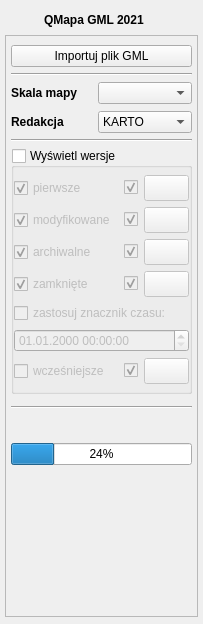
<?xml version="1.0" encoding="UTF-8"?>
<ui version="4.0">
 <class>WizualizacjaGMLDockWidgetBase</class>
 <widget class="QDockWidget" name="WizualizacjaGMLDockWidgetBase">
  <property name="geometry">
   <rect>
    <x>0</x>
    <y>0</y>
    <width>203</width>
    <height>624</height>
   </rect>
  </property>
  <property name="windowTitle">
   <string>Wizualizacja mapy zasadniczej</string>
  </property>
  <widget class="QWidget" name="dockWidgetContents">
   <layout class="QGridLayout" name="gridLayout_8">
    <property name="leftMargin">
     <number>5</number>
    </property>
    <property name="topMargin">
     <number>10</number>
    </property>
    <property name="rightMargin">
     <number>5</number>
    </property>
    <property name="bottomMargin">
     <number>7</number>
    </property>
    <property name="spacing">
     <number>5</number>
    </property>
    <item row="3" column="1">
     <widget class="QWidget" name="widget" native="true">
      <layout class="QGridLayout" name="gridLayout" rowstretch="0" columnstretch="0">
       <property name="leftMargin">
        <number>0</number>
       </property>
       <property name="topMargin">
        <number>0</number>
       </property>
       <property name="rightMargin">
        <number>0</number>
       </property>
       <property name="bottomMargin">
        <number>0</number>
       </property>
       <property name="spacing">
        <number>0</number>
       </property>
       <item row="0" column="0">
        <widget class="QScrollArea" name="scrollArea">
         <property name="sizePolicy">
          <sizepolicy hsizetype="Expanding" vsizetype="Expanding">
           <horstretch>0</horstretch>
           <verstretch>0</verstretch>
          </sizepolicy>
         </property>
         <property name="frameShadow">
          <enum>QFrame::Plain</enum>
         </property>
         <property name="widgetResizable">
          <bool>true</bool>
         </property>
         <widget class="QWidget" name="scrollAreaWidgetContents">
          <property name="geometry">
           <rect>
            <x>0</x>
            <y>0</y>
            <width>191</width>
            <height>551</height>
           </rect>
          </property>
          <layout class="QGridLayout" name="gridLayout_5">
           <property name="sizeConstraint">
            <enum>QLayout::SetDefaultConstraint</enum>
           </property>
           <property name="leftMargin">
            <number>5</number>
           </property>
           <property name="rightMargin">
            <number>5</number>
           </property>
           <item row="0" column="0">
            <widget class="QPushButton" name="pbImport">
             <property name="text">
              <string>Importuj plik GML</string>
             </property>
            </widget>
           </item>
           <item row="13" column="0">
            <spacer name="verticalSpacer">
             <property name="orientation">
              <enum>Qt::Vertical</enum>
             </property>
             <property name="sizeHint" stdset="0">
              <size>
               <width>20</width>
               <height>40</height>
              </size>
             </property>
            </spacer>
           </item>
           <item row="4" column="0">
            <widget class="QgsCollapsibleGroupBox" name="gbShowWers">
             <property name="minimumSize">
              <size>
               <width>0</width>
               <height>0</height>
              </size>
             </property>
             <property name="title">
              <string>Wyświetl wersje</string>
             </property>
             <property name="checkable">
              <bool>true</bool>
             </property>
             <property name="checked">
              <bool>false</bool>
             </property>
             <property name="collapsed">
              <bool>true</bool>
             </property>
             <property name="saveCollapsedState">
              <bool>false</bool>
             </property>
             <layout class="QGridLayout" name="gridLayout_11">
              <property name="leftMargin">
               <number>0</number>
              </property>
              <property name="topMargin">
               <number>7</number>
              </property>
              <property name="rightMargin">
               <number>0</number>
              </property>
              <property name="bottomMargin">
               <number>7</number>
              </property>
              <property name="horizontalSpacing">
               <number>4</number>
              </property>
              <item row="8" column="3">
               <widget class="QgsColorButton" name="colZamkniete">
                <property name="enabled">
                 <bool>false</bool>
                </property>
                <property name="sizePolicy">
                 <sizepolicy hsizetype="Maximum" vsizetype="Fixed">
                  <horstretch>0</horstretch>
                  <verstretch>0</verstretch>
                 </sizepolicy>
                </property>
                <property name="minimumSize">
                 <size>
                  <width>45</width>
                  <height>26</height>
                 </size>
                </property>
                <property name="maximumSize">
                 <size>
                  <width>45</width>
                  <height>26</height>
                 </size>
                </property>
                <property name="iconSize">
                 <size>
                  <width>20</width>
                  <height>20</height>
                 </size>
                </property>
                <property name="color">
                 <color>
                  <red>255</red>
                  <green>0</green>
                  <blue>0</blue>
                 </color>
                </property>
                <property name="allowOpacity">
                 <bool>true</bool>
                </property>
                <property name="showMenu">
                 <bool>true</bool>
                </property>
                <property name="defaultColor">
                 <color>
                  <red>255</red>
                  <green>0</green>
                  <blue>0</blue>
                 </color>
                </property>
                <property name="showNoColor">
                 <bool>true</bool>
                </property>
               </widget>
              </item>
              <item row="7" column="3">
               <widget class="QgsColorButton" name="colArchiwalne">
                <property name="enabled">
                 <bool>false</bool>
                </property>
                <property name="sizePolicy">
                 <sizepolicy hsizetype="Maximum" vsizetype="Fixed">
                  <horstretch>0</horstretch>
                  <verstretch>0</verstretch>
                 </sizepolicy>
                </property>
                <property name="minimumSize">
                 <size>
                  <width>45</width>
                  <height>26</height>
                 </size>
                </property>
                <property name="maximumSize">
                 <size>
                  <width>45</width>
                  <height>26</height>
                 </size>
                </property>
                <property name="iconSize">
                 <size>
                  <width>20</width>
                  <height>20</height>
                 </size>
                </property>
                <property name="color">
                 <color>
                  <red>0</red>
                  <green>235</green>
                  <blue>235</blue>
                 </color>
                </property>
                <property name="allowOpacity">
                 <bool>true</bool>
                </property>
                <property name="showMenu">
                 <bool>true</bool>
                </property>
                <property name="defaultColor">
                 <color>
                  <red>0</red>
                  <green>235</green>
                  <blue>235</blue>
                 </color>
                </property>
                <property name="showNoColor">
                 <bool>true</bool>
                </property>
               </widget>
              </item>
              <item row="7" column="0">
               <widget class="QCheckBox" name="chbShowArchiwalne">
                <property name="minimumSize">
                 <size>
                  <width>85</width>
                  <height>0</height>
                 </size>
                </property>
                <property name="maximumSize">
                 <size>
                  <width>85</width>
                  <height>16777215</height>
                 </size>
                </property>
                <property name="toolTip">
                 <string>&lt;html&gt;&lt;head/&gt;&lt;body&gt;&lt;p&gt;Wersje, które zostały zarchiwizowane ale nie zamknięte.&lt;/p&gt;&lt;p&gt;Warunek: istnieje koniecWersjaObiekt, brak koniecObiekt.&lt;/p&gt;&lt;p&gt;Gdy znacznik czasu: Z powyższych filtruje zarchiwizowane po tym znaczniku (koniecWersjaObiekt &amp;gt; znacznik czasu).&lt;/p&gt;&lt;/body&gt;&lt;/html&gt;</string>
                </property>
                <property name="text">
                 <string>archiwalne</string>
                </property>
                <property name="checked">
                 <bool>true</bool>
                </property>
               </widget>
              </item>
              <item row="9" column="0" colspan="4">
               <widget class="QCheckBox" name="chbZnacznik">
                <property name="text">
                 <string>zastosuj znacznik czasu:</string>
                </property>
               </widget>
              </item>
              <item row="11" column="0">
               <widget class="QCheckBox" name="chbShowWczesniejsze">
                <property name="enabled">
                 <bool>false</bool>
                </property>
                <property name="sizePolicy">
                 <sizepolicy hsizetype="Minimum" vsizetype="Fixed">
                  <horstretch>0</horstretch>
                  <verstretch>0</verstretch>
                 </sizepolicy>
                </property>
                <property name="minimumSize">
                 <size>
                  <width>85</width>
                  <height>0</height>
                 </size>
                </property>
                <property name="maximumSize">
                 <size>
                  <width>100</width>
                  <height>16777215</height>
                 </size>
                </property>
                <property name="toolTip">
                 <string>&lt;html&gt;&lt;head/&gt;&lt;body&gt;&lt;p&gt;Wszystkie wersje, które nie spełniły warunków znacznika czasu z poprzednich opcji.&lt;/p&gt;&lt;/body&gt;&lt;/html&gt;</string>
                </property>
                <property name="text">
                 <string>wcześniejsze</string>
                </property>
                <property name="checked">
                 <bool>false</bool>
                </property>
               </widget>
              </item>
              <item row="8" column="2">
               <widget class="QCheckBox" name="chbColorZamkniete">
                <property name="enabled">
                 <bool>false</bool>
                </property>
                <property name="minimumSize">
                 <size>
                  <width>16</width>
                  <height>0</height>
                 </size>
                </property>
                <property name="maximumSize">
                 <size>
                  <width>16</width>
                  <height>16777215</height>
                 </size>
                </property>
                <property name="text">
                 <string/>
                </property>
                <property name="checked">
                 <bool>true</bool>
                </property>
               </widget>
              </item>
              <item row="10" column="0" colspan="4">
               <widget class="QgsDateTimeEdit" name="dteZnacznik">
                <property name="enabled">
                 <bool>false</bool>
                </property>
                <property name="displayFormat">
                 <string>dd.MM.yyyy HH:mm:ss</string>
                </property>
               </widget>
              </item>
              <item row="4" column="0">
               <widget class="QCheckBox" name="chbShowPierwsze">
                <property name="minimumSize">
                 <size>
                  <width>85</width>
                  <height>0</height>
                 </size>
                </property>
                <property name="maximumSize">
                 <size>
                  <width>85</width>
                  <height>16777215</height>
                 </size>
                </property>
                <property name="toolTip">
                 <string>&lt;html&gt;&lt;head/&gt;&lt;body&gt;&lt;p&gt;Pierwsze utworzone wersje obiektu, które nie były nigdy zmieniane i są nadal aktualne.&lt;/p&gt;&lt;p&gt;Warunek: startWersjaObiekt = startObiekt, brak koniecWersjaObiekt i koniecObiekt.&lt;/p&gt;&lt;p&gt;Gdy znacznik czasu: Z powyższych filtruje utworzone po tym znaczniku (startObiekt &amp;gt; znacznik czasu).&lt;/p&gt;&lt;/body&gt;&lt;/html&gt;</string>
                </property>
                <property name="accessibleDescription">
                 <string>jkjkjkgggggggk</string>
                </property>
                <property name="text">
                 <string>pierwsze</string>
                </property>
                <property name="checked">
                 <bool>true</bool>
                </property>
               </widget>
              </item>
              <item row="4" column="2">
               <widget class="QCheckBox" name="chbColorPierwsze">
                <property name="enabled">
                 <bool>false</bool>
                </property>
                <property name="minimumSize">
                 <size>
                  <width>16</width>
                  <height>0</height>
                 </size>
                </property>
                <property name="maximumSize">
                 <size>
                  <width>16</width>
                  <height>16777215</height>
                 </size>
                </property>
                <property name="text">
                 <string/>
                </property>
                <property name="checked">
                 <bool>true</bool>
                </property>
               </widget>
              </item>
              <item row="5" column="2">
               <widget class="QCheckBox" name="chbColorModyfikowane">
                <property name="enabled">
                 <bool>false</bool>
                </property>
                <property name="minimumSize">
                 <size>
                  <width>16</width>
                  <height>0</height>
                 </size>
                </property>
                <property name="maximumSize">
                 <size>
                  <width>16</width>
                  <height>16777215</height>
                 </size>
                </property>
                <property name="text">
                 <string/>
                </property>
                <property name="checked">
                 <bool>true</bool>
                </property>
               </widget>
              </item>
              <item row="8" column="0">
               <widget class="QCheckBox" name="chbShowZamkniete">
                <property name="minimumSize">
                 <size>
                  <width>85</width>
                  <height>0</height>
                 </size>
                </property>
                <property name="maximumSize">
                 <size>
                  <width>85</width>
                  <height>16777215</height>
                 </size>
                </property>
                <property name="toolTip">
                 <string>&lt;html&gt;&lt;head/&gt;&lt;body&gt;&lt;p&gt;Wersje, które zostały zamknięte.&lt;/p&gt;&lt;p&gt;Warunek: istnieje koniecObiekt.&lt;/p&gt;&lt;p&gt;Gdy znacznik czasu: Z powyższych filtruje zamknięte po tym znaczniku (koniecObiekt &amp;gt; znacznik czasu).&lt;/p&gt;&lt;/body&gt;&lt;/html&gt;</string>
                </property>
                <property name="whatsThis">
                 <string/>
                </property>
                <property name="accessibleDescription">
                 <string/>
                </property>
                <property name="text">
                 <string>zamknięte</string>
                </property>
                <property name="checked">
                 <bool>true</bool>
                </property>
               </widget>
              </item>
              <item row="7" column="2">
               <widget class="QCheckBox" name="chbColorArchiwalne">
                <property name="enabled">
                 <bool>false</bool>
                </property>
                <property name="minimumSize">
                 <size>
                  <width>16</width>
                  <height>0</height>
                 </size>
                </property>
                <property name="maximumSize">
                 <size>
                  <width>16</width>
                  <height>16777215</height>
                 </size>
                </property>
                <property name="text">
                 <string/>
                </property>
                <property name="checked">
                 <bool>true</bool>
                </property>
               </widget>
              </item>
              <item row="4" column="3">
               <widget class="QgsColorButton" name="colPierwsze">
                <property name="enabled">
                 <bool>false</bool>
                </property>
                <property name="sizePolicy">
                 <sizepolicy hsizetype="Maximum" vsizetype="Fixed">
                  <horstretch>0</horstretch>
                  <verstretch>0</verstretch>
                 </sizepolicy>
                </property>
                <property name="minimumSize">
                 <size>
                  <width>45</width>
                  <height>26</height>
                 </size>
                </property>
                <property name="maximumSize">
                 <size>
                  <width>45</width>
                  <height>26</height>
                 </size>
                </property>
                <property name="iconSize">
                 <size>
                  <width>20</width>
                  <height>20</height>
                 </size>
                </property>
                <property name="color">
                 <color>
                  <red>0</red>
                  <green>0</green>
                  <blue>255</blue>
                 </color>
                </property>
                <property name="allowOpacity">
                 <bool>true</bool>
                </property>
                <property name="showMenu">
                 <bool>true</bool>
                </property>
                <property name="defaultColor">
                 <color>
                  <red>0</red>
                  <green>0</green>
                  <blue>255</blue>
                 </color>
                </property>
                <property name="showNoColor">
                 <bool>true</bool>
                </property>
               </widget>
              </item>
              <item row="5" column="3">
               <widget class="QgsColorButton" name="colModyfikowane">
                <property name="enabled">
                 <bool>false</bool>
                </property>
                <property name="sizePolicy">
                 <sizepolicy hsizetype="Maximum" vsizetype="Fixed">
                  <horstretch>0</horstretch>
                  <verstretch>0</verstretch>
                 </sizepolicy>
                </property>
                <property name="minimumSize">
                 <size>
                  <width>45</width>
                  <height>26</height>
                 </size>
                </property>
                <property name="maximumSize">
                 <size>
                  <width>45</width>
                  <height>26</height>
                 </size>
                </property>
                <property name="iconSize">
                 <size>
                  <width>20</width>
                  <height>20</height>
                 </size>
                </property>
                <property name="color">
                 <color>
                  <red>0</red>
                  <green>170</green>
                  <blue>0</blue>
                 </color>
                </property>
                <property name="allowOpacity">
                 <bool>true</bool>
                </property>
                <property name="showMenu">
                 <bool>true</bool>
                </property>
                <property name="defaultColor">
                 <color>
                  <red>0</red>
                  <green>170</green>
                  <blue>0</blue>
                 </color>
                </property>
                <property name="showNoColor">
                 <bool>true</bool>
                </property>
               </widget>
              </item>
              <item row="5" column="0">
               <widget class="QCheckBox" name="chbShowModyfikowane">
                <property name="minimumSize">
                 <size>
                  <width>85</width>
                  <height>0</height>
                 </size>
                </property>
                <property name="maximumSize">
                 <size>
                  <width>105</width>
                  <height>16777215</height>
                 </size>
                </property>
                <property name="toolTip">
                 <string>&lt;html&gt;&lt;head/&gt;&lt;body&gt;&lt;p&gt;Wersje, które zostały zmienione i są nadal aktualne.&lt;/p&gt;&lt;p&gt;Warunek: startWersjaObiekt &amp;gt; startObiekt, brak koniecWersjaObiekt i koniecObiekt.&lt;/p&gt;&lt;p&gt;Gdy znacznik czasu: Z powyższych filtruje zmienione po tym znaczniku (startWersjaObiekt &amp;gt; znacznik czasu).&lt;/p&gt;&lt;/body&gt;&lt;/html&gt;</string>
                </property>
                <property name="text">
                 <string>modyfikowane</string>
                </property>
                <property name="checked">
                 <bool>true</bool>
                </property>
               </widget>
              </item>
              <item row="11" column="2">
               <widget class="QCheckBox" name="chbColorWczesniejsze">
                <property name="enabled">
                 <bool>false</bool>
                </property>
                <property name="minimumSize">
                 <size>
                  <width>16</width>
                  <height>0</height>
                 </size>
                </property>
                <property name="maximumSize">
                 <size>
                  <width>16</width>
                  <height>16777215</height>
                 </size>
                </property>
                <property name="text">
                 <string/>
                </property>
                <property name="checked">
                 <bool>true</bool>
                </property>
               </widget>
              </item>
              <item row="5" column="1">
               <spacer name="horizontalSpacer_4">
                <property name="orientation">
                 <enum>Qt::Horizontal</enum>
                </property>
                <property name="sizeHint" stdset="0">
                 <size>
                  <width>1</width>
                  <height>20</height>
                 </size>
                </property>
               </spacer>
              </item>
              <item row="11" column="3">
               <widget class="QgsColorButton" name="colWczesniejsze">
                <property name="enabled">
                 <bool>false</bool>
                </property>
                <property name="sizePolicy">
                 <sizepolicy hsizetype="Maximum" vsizetype="Fixed">
                  <horstretch>0</horstretch>
                  <verstretch>0</verstretch>
                 </sizepolicy>
                </property>
                <property name="minimumSize">
                 <size>
                  <width>45</width>
                  <height>26</height>
                 </size>
                </property>
                <property name="maximumSize">
                 <size>
                  <width>45</width>
                  <height>26</height>
                 </size>
                </property>
                <property name="iconSize">
                 <size>
                  <width>20</width>
                  <height>20</height>
                 </size>
                </property>
                <property name="color">
                 <color>
                  <red>150</red>
                  <green>150</green>
                  <blue>150</blue>
                 </color>
                </property>
                <property name="allowOpacity">
                 <bool>true</bool>
                </property>
                <property name="showMenu">
                 <bool>true</bool>
                </property>
                <property name="defaultColor">
                 <color>
                  <red>150</red>
                  <green>150</green>
                  <blue>150</blue>
                 </color>
                </property>
                <property name="showNoColor">
                 <bool>true</bool>
                </property>
               </widget>
              </item>
             </layout>
            </widget>
           </item>
           <item row="6" column="0">
            <widget class="Line" name="line_3">
             <property name="orientation">
              <enum>Qt::Horizontal</enum>
             </property>
            </widget>
           </item>
           <item row="11" column="0">
            <widget class="QProgressBar" name="progressBar">
             <property name="value">
              <number>24</number>
             </property>
            </widget>
           </item>
           <item row="12" column="0">
            <widget class="QLabel" name="lbVersion">
             <property name="autoFillBackground">
              <bool>true</bool>
             </property>
             <property name="text">
              <string/>
             </property>
             <property name="alignment">
              <set>Qt::AlignCenter</set>
             </property>
             <property name="wordWrap">
              <bool>true</bool>
             </property>
            </widget>
           </item>
           <item row="3" column="0">
            <widget class="Line" name="line_2">
             <property name="orientation">
              <enum>Qt::Horizontal</enum>
             </property>
            </widget>
           </item>
           <item row="5" column="0">
            <widget class="QWidget" name="widget_3" native="true">
             <layout class="QGridLayout" name="gridLayout_4">
              <property name="leftMargin">
               <number>0</number>
              </property>
              <property name="topMargin">
               <number>0</number>
              </property>
              <property name="rightMargin">
               <number>0</number>
              </property>
              <property name="bottomMargin">
               <number>0</number>
              </property>
              <property name="horizontalSpacing">
               <number>4</number>
              </property>
              <property name="verticalSpacing">
               <number>0</number>
              </property>
             </layout>
            </widget>
           </item>
           <item row="7" column="0">
            <widget class="QPushButton" name="pbLogo">
             <property name="text">
              <string/>
             </property>
             <property name="icon">
              <iconset>
               <normaloff>../icons/logo_geoxy.png</normaloff>../icons/logo_geoxy.png</iconset>
             </property>
             <property name="iconSize">
              <size>
               <width>84</width>
               <height>19</height>
              </size>
             </property>
             <property name="flat">
              <bool>true</bool>
             </property>
            </widget>
           </item>
           <item row="1" column="0">
            <widget class="Line" name="line">
             <property name="orientation">
              <enum>Qt::Horizontal</enum>
             </property>
            </widget>
           </item>
           <item row="2" column="0">
            <widget class="QWidget" name="widget_2" native="true">
             <layout class="QGridLayout" name="gridLayout_7">
              <property name="leftMargin">
               <number>0</number>
              </property>
              <property name="topMargin">
               <number>0</number>
              </property>
              <property name="rightMargin">
               <number>0</number>
              </property>
              <property name="bottomMargin">
               <number>0</number>
              </property>
              <property name="horizontalSpacing">
               <number>4</number>
              </property>
              <property name="verticalSpacing">
               <number>7</number>
              </property>
              <item row="0" column="0">
               <widget class="QLabel" name="label_4">
                <property name="minimumSize">
                 <size>
                  <width>83</width>
                  <height>0</height>
                 </size>
                </property>
                <property name="text">
                 <string>&lt;html&gt;&lt;head/&gt;&lt;body&gt;&lt;p&gt;&lt;span style=&quot; font-weight:600;&quot;&gt;Skala mapy&lt;/span&gt;&lt;/p&gt;&lt;/body&gt;&lt;/html&gt;</string>
                </property>
               </widget>
              </item>
              <item row="1" column="0">
               <widget class="QLabel" name="label_5">
                <property name="minimumSize">
                 <size>
                  <width>83</width>
                  <height>0</height>
                 </size>
                </property>
                <property name="text">
                 <string>&lt;html&gt;&lt;head/&gt;&lt;body&gt;&lt;p&gt;&lt;span style=&quot; font-weight:600;&quot;&gt;Redakcja&lt;/span&gt;&lt;/p&gt;&lt;/body&gt;&lt;/html&gt;</string>
                </property>
               </widget>
              </item>
              <item row="1" column="1">
               <widget class="QComboBox" name="cmbReda">
                <property name="sizePolicy">
                 <sizepolicy hsizetype="Expanding" vsizetype="Fixed">
                  <horstretch>0</horstretch>
                  <verstretch>0</verstretch>
                 </sizepolicy>
                </property>
                <property name="minimumSize">
                 <size>
                  <width>77</width>
                  <height>0</height>
                 </size>
                </property>
                <item>
                 <property name="text">
                  <string>KARTO</string>
                 </property>
                </item>
                <item>
                 <property name="text">
                  <string>AUTO</string>
                 </property>
                </item>
               </widget>
              </item>
              <item row="0" column="1">
               <widget class="QComboBox" name="cmbStylization">
                <property name="sizePolicy">
                 <sizepolicy hsizetype="Expanding" vsizetype="Fixed">
                  <horstretch>0</horstretch>
                  <verstretch>0</verstretch>
                 </sizepolicy>
                </property>
                <property name="minimumSize">
                 <size>
                  <width>77</width>
                  <height>0</height>
                 </size>
                </property>
               </widget>
              </item>
             </layout>
            </widget>
           </item>
          </layout>
         </widget>
        </widget>
       </item>
      </layout>
     </widget>
    </item>
    <item row="0" column="1">
     <widget class="QWidget" name="widget_6" native="true">
      <layout class="QGridLayout" name="gridLayout_10">
       <property name="leftMargin">
        <number>5</number>
       </property>
       <property name="topMargin">
        <number>0</number>
       </property>
       <property name="rightMargin">
        <number>5</number>
       </property>
       <property name="bottomMargin">
        <number>0</number>
       </property>
       <item row="0" column="1">
        <spacer name="horizontalSpacer">
         <property name="orientation">
          <enum>Qt::Horizontal</enum>
         </property>
         <property name="sizeType">
          <enum>QSizePolicy::Maximum</enum>
         </property>
         <property name="sizeHint" stdset="0">
          <size>
           <width>5</width>
           <height>20</height>
          </size>
         </property>
        </spacer>
       </item>
       <item row="0" column="0">
        <widget class="QLabel" name="label_3">
         <property name="maximumSize">
          <size>
           <width>23</width>
           <height>23</height>
          </size>
         </property>
         <property name="text">
          <string/>
         </property>
         <property name="pixmap">
          <pixmap>../icons/icon.png</pixmap>
         </property>
         <property name="scaledContents">
          <bool>true</bool>
         </property>
        </widget>
       </item>
       <item row="0" column="2">
        <widget class="QLabel" name="label">
         <property name="text">
          <string>&lt;html&gt;&lt;head/&gt;&lt;body&gt;&lt;p&gt;&lt;span style=&quot; font-weight:600;&quot;&gt;QMapa GML 2021&lt;/span&gt;&lt;/p&gt;&lt;/body&gt;&lt;/html&gt;</string>
         </property>
        </widget>
       </item>
      </layout>
     </widget>
    </item>
   </layout>
  </widget>
 </widget>
 <customwidgets>
  <customwidget>
   <class>QgsCollapsibleGroupBox</class>
   <extends>QGroupBox</extends>
   <header>qgscollapsiblegroupbox.h</header>
   <container>1</container>
  </customwidget>
  <customwidget>
   <class>QgsColorButton</class>
   <extends>QToolButton</extends>
   <header>qgscolorbutton.h</header>
  </customwidget>
  <customwidget>
   <class>QgsDateTimeEdit</class>
   <extends>QDateTimeEdit</extends>
   <header>qgsdatetimeedit.h</header>
  </customwidget>
 </customwidgets>
 <resources/>
 <connections/>
</ui>
